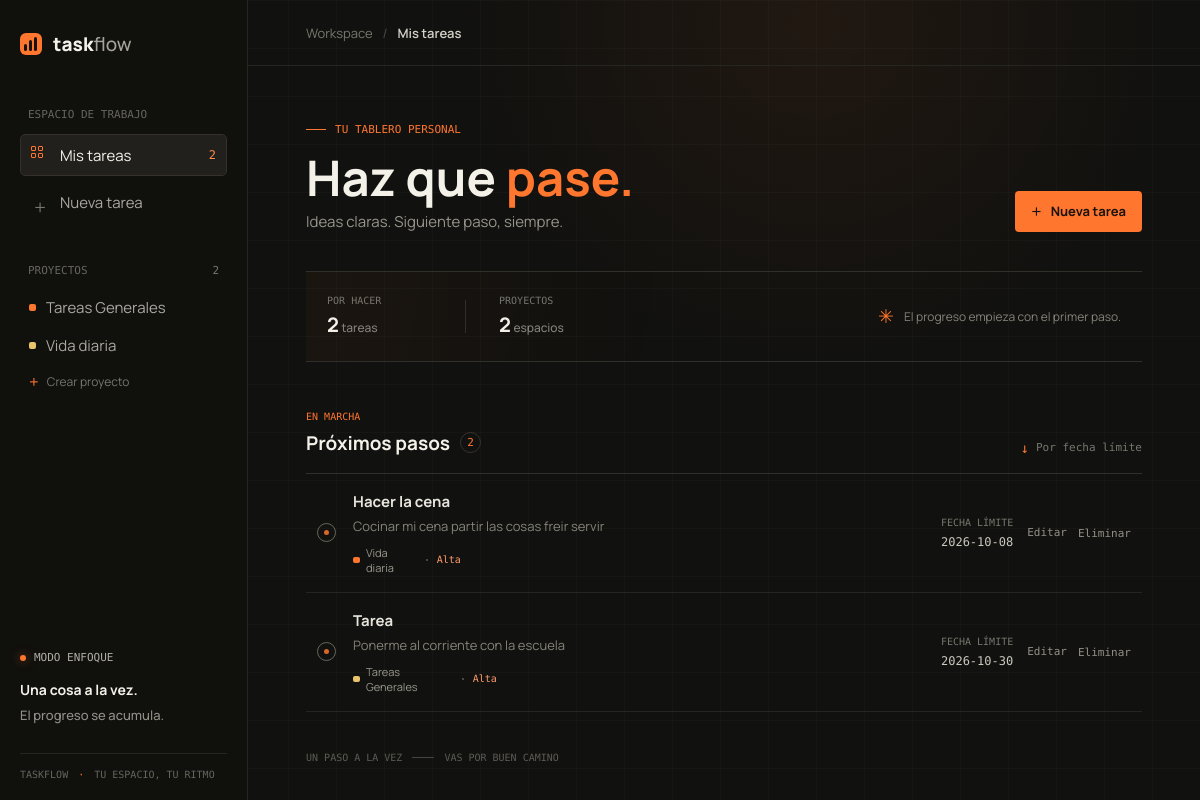
The page / on the database its author committed.
### tables this page shows
CREATE TABLE proyectos (
            id INTEGER PRIMARY KEY AUTOINCREMENT,
            nombre TEXT NOT NULL,
            descripcion TEXT,
            fecha_inicio TEXT,
            estado TEXT
        );

CREATE TABLE tareas (
            id INTEGER PRIMARY KEY AUTOINCREMENT,
            titulo TEXT NOT NULL,
            descripcion TEXT,
            fecha_creacion TEXT,
            fecha_limite TEXT,
            prioridad TEXT,
            estado TEXT,
            proyecto_id INTEGER,
            FOREIGN KEY (proyecto_id) REFERENCES proyectos(id)
        );

### app.py (the view)
@app.route('/')
def index():
    tareas_pendientes = db_manager.obtener_tareas(estado="Pendiente")
    proyectos = db_manager.obtener_proyectos()
    return render_template(
        'index.html',
        tareas=_preparar_tareas(tareas_pendientes, proyectos),
        proyectos=[proyecto.to_dict() for proyecto in proyectos],
        proyecto_actual=None
    )

### app.py (called while the page is built)
def _preparar_tareas(tareas, proyectos):
    nombres_proyectos = {proyecto.id: proyecto._nombre for proyecto in proyectos}
    tareas_dict = [tarea.to_dict() for tarea in tareas]
    for tarea in tareas_dict:
        tarea['proyecto_nombre'] = nombres_proyectos.get(tarea['proyecto_id'], 'Sin proyecto')
    return tareas_dict

### src/database.py (called while the page is built)
def get_connection():
    conn = sqlite3.connect(DATABASE_NAME)
    conn.row_factory = sqlite3.Row
    return conn

    def obtener_proyectos(self):
        conn = get_connection()
        cursor = conn.cursor()
        cursor.execute("SELECT * FROM proyectos")
        filas = cursor.fetchall()
        conn.close()
        proyectos = [
            Proyecto(nombre=fila['nombre'], descripcion=fila['descripcion'],
                     id=fila['id'], estado=fila['estado'])
            for fila in filas
        ]
        return proyectos

### src/modelos.py (called while the page is built)
    @property
    def id(self):
        return self._id

    def to_dict(self):
        return {
            'id': self._id,
            'nombre': self._nombre,
            'descripcion': self._descripcion,
            'fecha_inicio': self._fecha_inicio,
            'estado': self._estado
        }

    def to_dict(self):
        return {
            'id': self._id,
            'titulo': self._titulo,
            'descripcion': self._descripcion,
            'fecha_creacion': self._fecha_creacion,
            'fecha_limite': self._fecha_limite,
            'prioridad': self._prioridad,
            'estado': self._estado,
            'proyecto_id': self._proyecto_id
        }

### templates/index.html (shortened to what this page needs)
{% extends 'base.html' %}
{% block breadcrumb %}{{ proyecto_actual.nombre if proyecto_actual else 'Mis tareas' }}{% endblock %}
{% block content %}
<section class="page-content">
    <div class="page-heading">
        <div>
            <div class="eyebrow"><span class="eyebrow-line"></span> {{ 'PROYECTO' if proyecto_actual else 'TU TABLERO PERSONAL' }}</div>
            {% if proyecto_actual %}
            <h1>{{ proyecto_actual.nombre }}<span>.</span></h1>
            <p class="page-subtitle">{{ proyecto_actual.descripcion or 'Las tareas pendientes de este proyecto.' }}</p>
            {% else %}
            <h1>Haz que <span>pase.</span></h1>
            <p class="page-subtitle">Ideas claras. Siguiente paso, siempre.</p>
            {% endif %}
        </div>
        <div class="heading-actions">
            <a class="button button-primary" href="{{ url_for('crear_tarea_web') }}"><span class="button-plus" aria-hidden="true">+</span> Nueva tarea</a>
        </div>
    </div>
    <section class="overview-strip" aria-label="Resumen">
        <div class="overview-item">
            <span class="overview-label">POR HACER</span>
            <span class="overview-value">{{ tareas|length }}<small> tareas</small></span>
        </div>
        <div class="overview-item">
            <span class="overview-label">PROYECTOS</span>
            <span class="overview-value">{{ proyectos|length }}<small> espacios</small></span>
        </div>
        <div class="overview-note"><span class="note-star" aria-hidden="true">✳</span> El progreso empieza con el primer paso.</div>
    </section>
    <div class="section-heading">
        <div>
            <div class="section-kicker">EN MARCHA</div>
            <h2>{{ 'Tareas del proyecto' if proyecto_actual else 'Próximos pasos' }} <span class="section-count">{{ tareas|length }}</span></h2>
        </div>
        <span class="sort-label"><span class="sort-mark" aria-hidden="true">↓</span> Por fecha límite</span>
    </div>
    {% if tareas %}
    {% include '_task_list.html' %}
    {% endif %}
    <footer class="page-footer"><span>UN PASO A LA VEZ</span><span class="footer-dash"></span><span>VAS POR BUEN CAMINO</span></footer>
</section>
{% endblock %}

### templates/base.html (shortened to what this page needs)
<!doctype html>
<html lang="es">
<head>
    <link rel="stylesheet" href="{{ url_for('static', filename='css/style.css') }}">
</head>
<body>
    <div class="app-shell">
        <aside class="sidebar">
            <a class="brand" href="{{ url_for('index') }}" aria-label="Taskflow, inicio">
                <span class="brand-mark"><span></span><span></span><span></span></span>
                <span>task<span class="brand-light">flow</span></span>
            </a>
            <div class="sidebar-caption">ESPACIO DE TRABAJO</div>
            <nav class="main-nav" aria-label="Navegación principal">
                <a class="nav-link {% if request.endpoint == 'index' %}is-active{% endif %}" href="{{ url_for('index') }}">
                    <span class="nav-icon nav-grid" aria-hidden="true"><i></i><i></i><i></i><i></i></span>
                    <span>Mis tareas</span>
                    {% if tareas is defined %}<span class="nav-count">{{ tareas|length }}</span>{% endif %}
                </a>
                <a class="nav-link {% if request.endpoint == 'crear_tarea_web' %}is-active{% endif %}" href="{{ url_for('crear_tarea_web') }}">
                    <span class="nav-icon nav-plus" aria-hidden="true">+</span>
                    <span>Nueva tarea</span>
                </a>
            </nav>
            <div class="sidebar-caption project-caption">PROYECTOS <span>{{ proyectos|length if proyectos is defined else 0 }}</span></div>
            <div class="project-list">
                {% if proyectos is defined and proyectos %}
                    {% for proyecto in proyectos %}
                    <a class="project-link {% if proyecto_actual and proyecto_actual.id == proyecto.id %}is-current{% endif %}" href="{{ url_for('ver_proyecto', proyecto_id=proyecto.id) }}">
                        <span class="project-dot dot-{{ loop.index0 % 4 }}"></span>
                        <span class="project-name">{{ proyecto.nombre }}</span>
                    </a>
                    {% endfor %}
                {% else %}
                    <div class="project-empty">Aún no hay proyectos</div>
                {% endif %}
                <a class="project-add" href="{{ url_for('crear_proyecto_web') }}"><span aria-hidden="true">+</span> Crear proyecto</a>
            </div>
            <div class="sidebar-bottom">
                <div class="focus-label"><span class="focus-pulse"></span> MODO ENFOQUE</div>
                <div class="focus-copy">Una cosa a la vez.<br><span>El progreso se acumula.</span></div>
                <div class="sidebar-version">TASKFLOW <span>·</span> TU ESPACIO, TU RITMO</div>
            </div>
        </aside>
        <main class="main-content">
            <header class="topbar">
                <div class="breadcrumb"><span>Workspace</span><span class="crumb-slash">/</span><strong>{% block breadcrumb %}Tareas{% endblock %}</strong></div>
            </header>
            {% block content %}{% endblock %}
        </main>
    </div>
</body>
</html>

### templates/_task_list.html (shortened to what this page needs)
<div class="task-list">
    {% for tarea in tareas %}
    <article class="task-row" style="--row-index: {{ loop.index0 }}">
        <div class="task-check" aria-hidden="true"><span></span></div>
        <div class="task-main">
            <h3>{{ tarea.titulo }}</h3>
            {% if tarea.descripcion %}<p>{{ tarea.descripcion }}</p>{% endif %}
            <div class="task-meta">
                <span class="project-tag"><span class="project-dot dot-{{ loop.index0 % 4 }}"></span>{{ tarea.proyecto_nombre }}</span>
                <span class="meta-separator"></span>
                <span class="priority priority-{{ tarea.prioridad|lower }}">{{ tarea.prioridad }}</span>
            </div>
        </div>
        <div class="task-due">
            <span class="due-label">FECHA LÍMITE</span>
            <time>{{ tarea.fecha_limite or 'Sin fecha' }}</time>
        </div>
        <div class="task-actions">
            <a class="task-action" href="{{ url_for('editar_tarea_web', tarea_id=tarea.id, proyecto_id=proyecto_actual.id if proyecto_actual else none) }}">Editar</a>
            <form method="post" action="{{ url_for('eliminar_tarea_web', tarea_id=tarea.id) }}" onsubmit="return confirm('¿Eliminar esta tarea? Esta acción no se puede deshacer.')">
                <button class="task-action task-action-danger" type="submit">Eliminar</button>
            </form>
        </div>
    </article>
    {% endfor %}
</div>

### rows shown on the page
proyectos: nombre "Tareas Generales", proyecto_nombre "Tareas Generales"
proyectos: nombre "Vida diaria", proyecto_nombre "Vida diaria"
tareas: titulo "Hacer la cena", descripcion "Cocinar mi cena partir las cosas freir servir", prioridad "Alta", fecha_limite "2026-10-08"
tareas: titulo "Tarea", descripcion "Ponerme al corriente con la escuela", prioridad "Alta", fecha_limite "2026-10-30"

### other values the page prints
{{ tareas|length }} "2"
{{ proyectos|length if proyectos is defined else 0 }} "2"
{{ proyecto_actual.nombre if proyecto_actual else 'Mis tareas' }} "Mis tareas"
{{ 'PROYECTO' if proyecto_actual else 'TU TABLERO PERSONAL' }} "TU TABLERO PERSONAL"
{{ proyectos|length }} "2"
{{ 'Tareas del proyecto' if proyecto_actual else 'Próximos pasos' }} "Próximos pasos"
